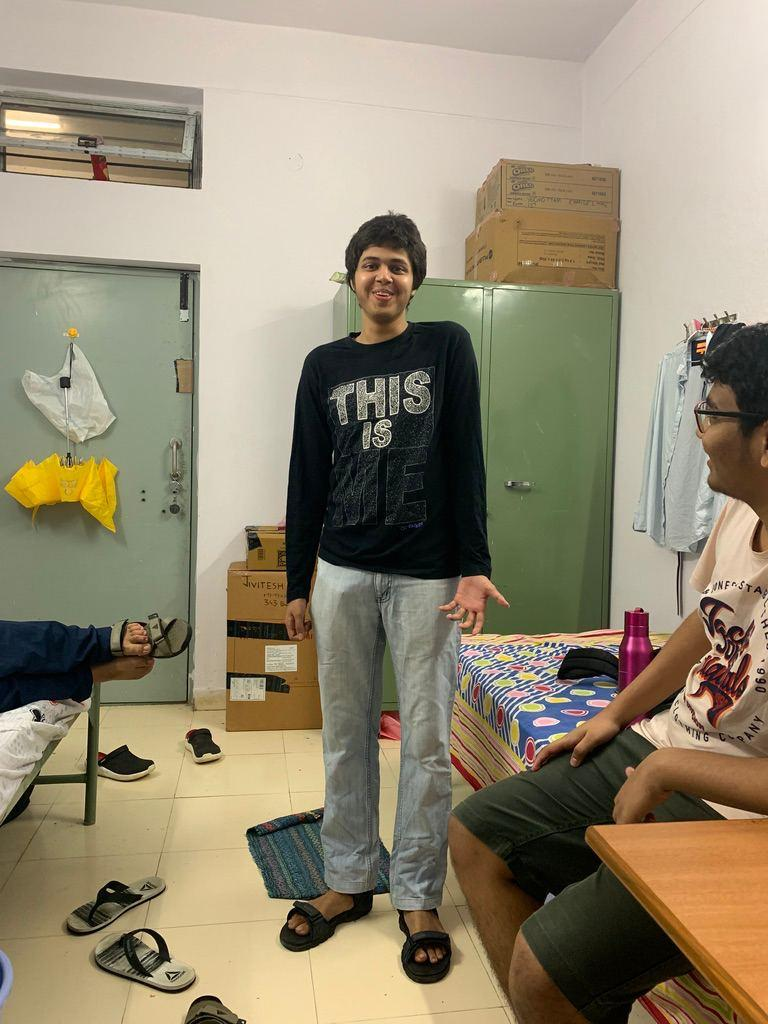
#> input picture misc/images/fullbody.jpg, 768 x 1024 px
$ jupyter execute --allow-errors misc.ipynb   (shell and % lines are left out)
#> lines starting #> are read from the running program, lines starting #| are printed output that depends on the picture; after the words box and inside, x2 and y2 are one past the last pixel; in counts of white or black regions, pixels touching at a corner belong together
[cell 1]
import sys

import cv2 as cv
import numpy as np
import matplotlib.pyplot as plt

[cell 2]
def imshow(img, ax=None, vmin=None, vmax=None, figsize=(7, 7), external=False, title=""):
    if external:
        cv.imshow("imshow", img)

        while 1:
            if cv.waitKey(0) & 0xFF == ord("q"):
                break

        cv.destroyAllWindows()
        return

    gray = False

    if len(img.shape) == 2:
        gray = True
    if img.shape == 3 and img.shape[-1] == 1:
        gray = True

    # trying to remove as much as possible
    if ax is None:
        _, ax = plt.subplots(figsize=figsize)
    ax.get_xaxis().set_visible(False)
    ax.get_yaxis().set_visible(False)
    ax.set_title(title)
    ax.autoscale(tight=True)

    if gray:
        ax.imshow(img, cmap="gray", vmin=vmin, vmax=vmax)
    else:
        ax.imshow(img[:, :, ::-1], vmin=vmin, vmax=vmax)

## Color Conversion from RGB to CIE L\*a\*b\*

[cell 3]
def f(X):

    X = X.copy()

    mask1 = (X >  0.008856)
    mask2 = (X <= 0.008856)

    X[mask1] = X[mask1]**(1/3)
    X[mask2] = (7.787*X[mask2]) + (16/116)

    return X

def rgb2lab(img):

    img = img.astype('float64')
    img /= 255.

    img = img**2.2


    X = (img[:,:,0] * 0.412453) + (img[:,:,1] * 0.357580) + (img[:,:,2] * 0.180423)
    Y = (img[:,:,0] * 0.212671) + (img[:,:,1] * 0.715160) + (img[:,:,2] * 0.072169)
    Z = (img[:,:,0] * 0.019334) + (img[:,:,1] * 0.119193) + (img[:,:,2] * 0.950227)

    Xn = 0.950456
    Zn = 1.088754
    delta = 0

    X /= Xn
    Z /= Zn

    mask1 = (Y >  0.008856)
    mask2 = (Y <= 0.008856)

    L = Y.copy()
    L[mask1] = (116*(L[mask1]**(1/3)) - 16)
    L[mask2] = 903.3*L[mask2]

    a = 500 * (f(X) - f(Y)) + delta
    b = 200 * (f(Y) - f(Z)) + delta

    L = L*(255/100)
    a = a + 128
    b = b + 128

    return np.round(np.dstack([L,a,b])).astype('uint8')

## Color Correction

### Contrast Limited Adaptive Histogram Equalization (CLAHE)

[cell 4]
def _interpolate(c_sub_bin, map_ul, map_ur, map_dl, map_dr, x_frame_size, y_frame_size):

    c_sub_image = np.zeros(c_sub_bin.shape)

    for i in range(x_frame_size):
        i_inv = x_frame_size-i
        for j in range(y_frame_size):
            j_inv = y_frame_size-j

            val = c_sub_bin[i,j].astype(int)
            c_sub_image[i,j] = i_inv*(j_inv*map_ul[val] + \
                                          j*map_ur[val])+ \
                                i*(j_inv*map_dl[val] + \
                                   j*map_dr[val])

    return (c_sub_image/(x_frame_size*y_frame_size)).astype('int32')

def generate_histograms(bins, n_bins, grid_x_divs, grid_y_divs, x_frame_size, y_frame_size):

    hist = np.zeros((grid_x_divs,grid_y_divs,n_bins))

    for i in range(grid_x_divs):
        for j in range(grid_y_divs):

            # gets the current frame (it's binned values)
            c_bin = bins[i*x_frame_size : (i+1)*x_frame_size,
                         j*y_frame_size : (j+1)*y_frame_size]
            c_bin = c_bin.astype('int32')

            # updates the current frame's histogram
            for p in range(x_frame_size):
                for q in range(y_frame_size):
                    hist[i,j,c_bin[p,q]]+=1

    return hist

def clip_histogram(hist, clip_limit, n_bins, grid_x_divs, grid_y_divs):

    for i in range(grid_x_divs):
        for j in range(grid_y_divs):

            total_overflow = 0
            for c_bin in range(n_bins):
                overflow = hist[i,j,c_bin] - clip_limit
                if overflow > 0:
                    total_overflow += overflow

            # to redistribute intensities across each bin
            inc_bin_val = total_overflow/n_bins

            # new upper limit for each bin based on how the redistribution has to be done
            upper = clip_limit - inc_bin_val

            # redistributing
            for c_bin in range(n_bins):
                if hist[i,j,c_bin] > clip_limit:
                    hist[i,j,c_bin] = clip_limit
                else:
                    if hist[i,j,c_bin] > upper:
                        total_overflow -= (hist[i,j,c_bin] - upper)
                        hist[i,j,c_bin] = clip_limit
                    else:
                        hist[i,j,c_bin] += inc_bin_val
                        total_overflow -= inc_bin_val

            # if there is still some overflow, then uniformly divide the overflow into each bin
            if total_overflow > 0:

                div_uniform = max(1, 1+total_overflow//n_bins)

                for c_bin in range(n_bins):
                    hist[i,j,c_bin] += div_uniform
                    total_overflow -= div_uniform
                    if total_overflow <= 0:
                        break
    return hist

def create_eq_mappings(hist, n_bins, frame_size, grid_x_divs, grid_y_divs):
    max_val = 255
    min_val = 0

    maps = np.zeros((grid_x_divs,grid_y_divs,n_bins))
    scale = (max_val - min_val)/float(frame_size)

    for i in range(grid_x_divs):
        for j in range(grid_y_divs):

            c_sum = 0
            for c_bin in range(n_bins):
                c_sum += hist[i,j,c_bin]
                maps[i,j,c_bin] = np.clip((c_sum * scale) + min_val, \
                                          min_val, \
                                          max_val)
    return maps

def interpolate(res, maps, bins, grid_x_divs, grid_y_divs, x_frame_size, y_frame_size):
    x_offset = 0
    for i in range(grid_x_divs):

        x_up = max(0,i-1)
        x_down = min(i, grid_x_divs-1)

        y_offset = 0
        for j in range(grid_y_divs):

            y_left = max(0,j-1)
            y_right = min(j, grid_y_divs-1)

            map_ul = maps[x_up, y_left]
            map_ur = maps[x_up, y_right]
            map_dl = maps[x_down, y_left]
            map_dr = maps[x_down, y_right]

            c_sub_bin = bins[x_offset : x_offset + x_frame_size, \
                             y_offset : y_offset + y_frame_size
                            ]

            c_sub_image = _interpolate(c_sub_bin, map_ul, map_ur, map_dl, map_dr, \
                                      x_frame_size, y_frame_size
                                     )

            res[x_offset : x_offset+x_frame_size, y_offset : y_offset+y_frame_size] = c_sub_image
            y_offset += y_frame_size
        x_offset += x_frame_size

    return res


def clahe(img, clip_limit=3.0, n_bins=256, grid=(7,7)):

    h,w = img.shape
    grid_x_divs, grid_y_divs = list(map(lambda x: int(x), grid))

    # find amount of padding needed and apply
    padding_x = grid_x_divs - int(h % grid_x_divs)
    padding_y = grid_y_divs - int(w % grid_y_divs)

    if padding_x!=0:
        img = np.append(img,np.zeros((padding_x,img.shape[1])).astype(int),axis=0)
    if padding_y!=0:
        img = np.append(img,np.zeros((img.shape[0],padding_y)).astype(int),axis=1)

    # initialize result
    res = np.zeros(img.shape)

    # get size of each cell/frame in the grid
    x_frame_size = int(img.shape[0]/grid_x_divs)
    y_frame_size = int(img.shape[1]/grid_y_divs)
    frame_size = x_frame_size*y_frame_size

    # set clip limit
    clip_limit = max(5,clip_limit*x_frame_size*y_frame_size/n_bins)

    # generate Look Up Table and put pixel intensities into their bins
    bin_size = 256./n_bins
    LUT = (np.arange(256)/bin_size).astype('int32')
    bins = LUT[img]

    # creating separate histograms for each frame/cell
    hist = generate_histograms(bins, n_bins, grid_x_divs, grid_y_divs, x_frame_size, y_frame_size)

    # clipping the histogram to limit contrast
    hist = clip_histogram(hist, clip_limit, n_bins, grid_x_divs, grid_y_divs)

    # creating the equalization mapping
    maps = create_eq_mappings(hist, n_bins, frame_size, grid_x_divs, grid_y_divs)

    # Interpolating the values from surrounding frames
    res = interpolate(res, maps, bins, grid_x_divs, grid_y_divs, x_frame_size, y_frame_size)

    # return result without padding
    return res[:h, :w].astype('uint8')

[cell 5]
def apply_clahe(img, clip_limit=3.0, n_bins=256, grid=(7,7)):

    img = img[:,:,::-1]
    img_lab = rgb2lab(img)

    clahe_L = clahe(img_lab[:,:,0], clip_limit, n_bins, grid)

    img_clahe = np.dstack([clahe_L, img_lab[:,:,1], img_lab[:,:,2]])
    return cv.cvtColor(img_clahe, cv.COLOR_LAB2BGR)

## CLAHE Implemention

The above writen `apply_clahe()` function takes in 4 inputs:
* The input image in **BGR** format
* The clip limit for contrast limiting
* Number of bins to divide the image into
* Grid size to be used while performing adaptive histogram equalization

The `clahe()` function performs the following 4 step process to perform color correction:
* Divides the image into frames/cells using the grid values passed to the function
* Creates a separate histogram for each cell/frame after binning the values based on the value passed to the function
* The histogram equalization mapping for each cell/frame is also generated
* Next, the contrast of the image is limited by clipping bin values if they are above a 'clip limit'
* Finally, adaptive histogram equalization is performed by interpolating the value for each frame by using neighboring frames

# Stage 1: Color correction

[cell 6]
img = cv.imread("images/fullbody.jpg")
#> img is the input picture: shape (1024, 768, 3); mean B, G, R 113.8, 136.8, 147.2

clahe_img = apply_clahe(img)
#> in rgb2lab, `mask1 = (Y >  0.008856)`:
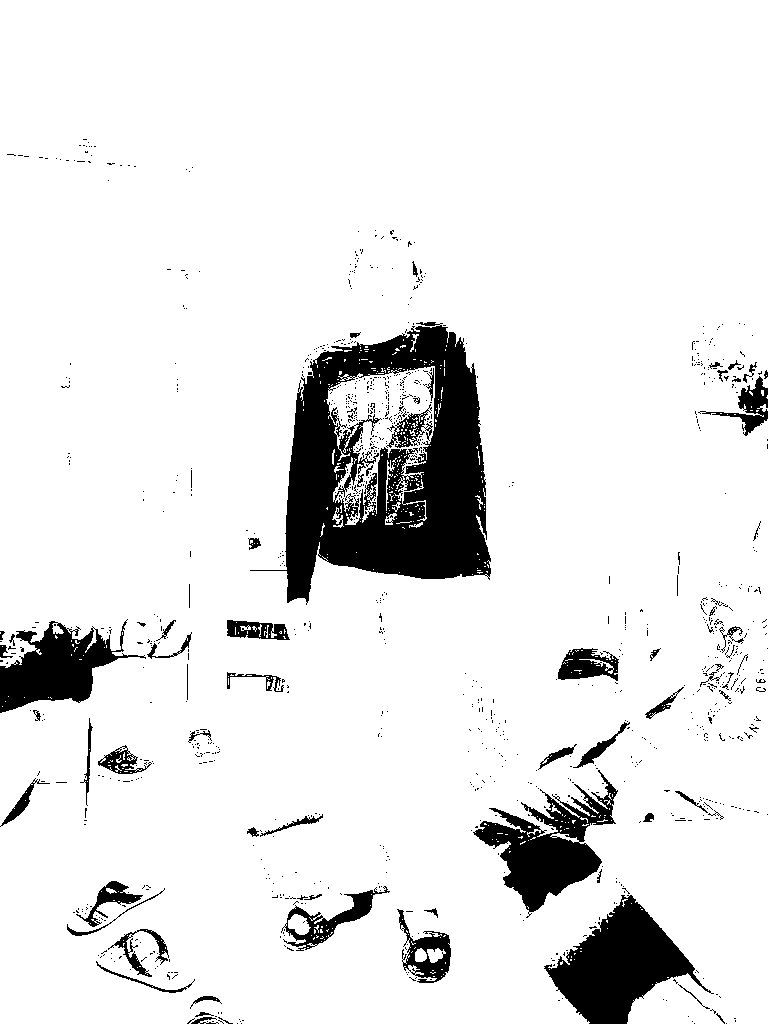
#> mask1: shape (1024, 768) bool; 90.5% white; 1046 black regions (975 under 20 px), largest, box (x1, y1, x2, y2) and area: (250, 322, 491, 605) 33733, (544, 895, 714, 1024) 9922, (473, 770, 618, 918) 7941
#> in f (call 4), `X[mask2] = (7.787*X[mask2]) + (16/116)`:
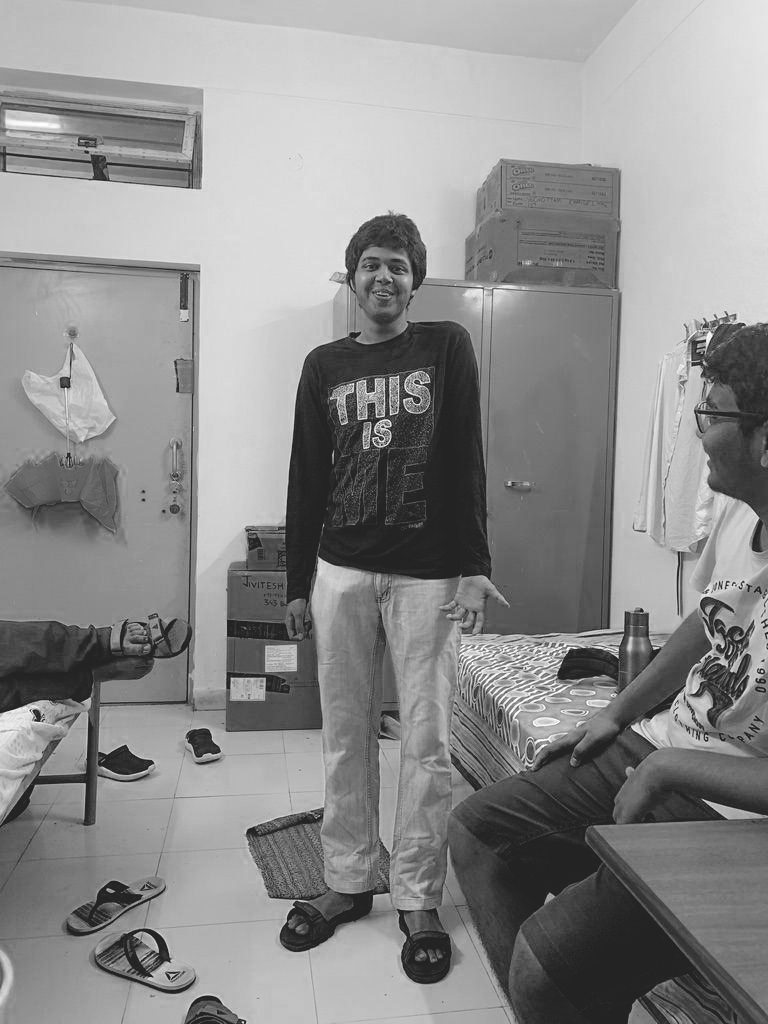
#> X: shape (1024, 768) float64; min 0.138, max 1, mean 0.553
#> in rgb2lab, `return np.round(np.dstack([L,a,b])).astype('uint8')`:
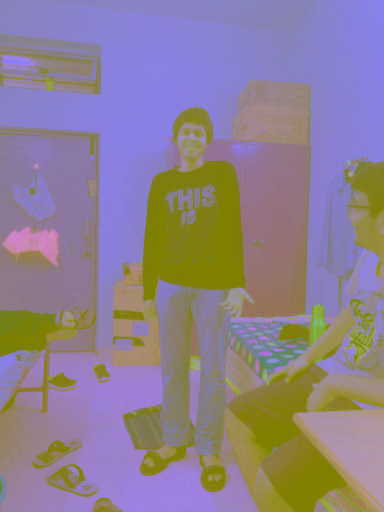
#> returned value: shape (1024, 768, 3) (shown at 1/2 size); mean of channels 0, 1, 2 143.4, 128.6, 142; drawn as B, G, R
#> after the loop in interpolate, `for i in range(grid_x_divs):`:
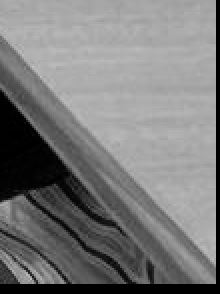
#> c_sub_bin: shape (147, 110) int32 (shown 2 times larger); min 0, max 192, mean 122.2
#> after the loop in interpolate, `for i in range(grid_x_divs):`:
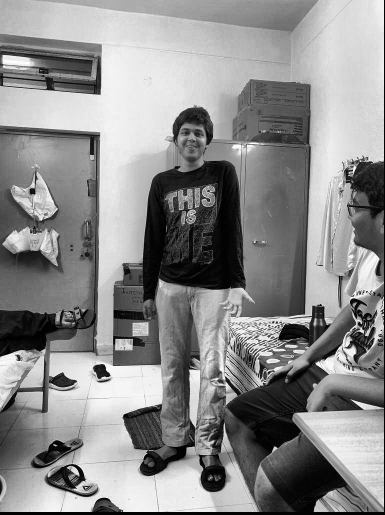
#> res: shape (1029, 770) float64 (shown at 1/2 size); min 0, max 255, mean 140.1
#> after the loop in interpolate, `for i in range(grid_x_divs):`: x_offset = 1029
_, (ax1, ax2) = plt.subplots(1, 2, figsize=(15, 15))
imshow(img, ax=ax1)
imshow(clahe_img, ax=ax2)
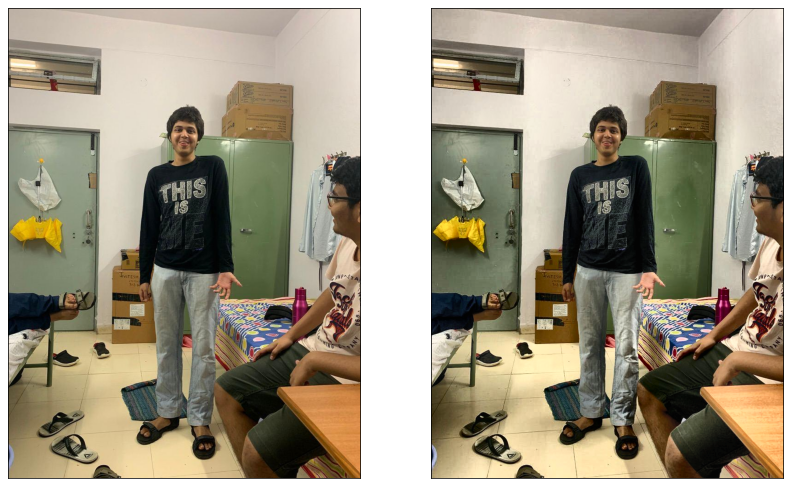
#> figure drawn by matplotlib, 2 panels

# Stage 2: Face and Body Detection

[cell 7]
def draw_box(img, bounding_box):
    img = img.copy()
    x, y, w, h = bounding_box

    return cv.rectangle(img, (x, y), (x+w, y+h), (255, 0, 0), 3)

[cell 8]
def get_face(img):
    img = img.copy()
    img_gray = cv.cvtColor(img, cv.COLOR_BGR2GRAY)

    face_cascade = cv.CascadeClassifier()

    if not face_cascade.load(cv.samples.findFile("./haarcascade_frontalface_default.xml")):
        print("--(!)Error loading face cascade")
        sys.exit(1)

    try:
        face = face_cascade.detectMultiScale(img_gray)[0]
    except IndexError as e:
        print(e)
        print("--(!)No faces detected")
        sys.exit(1)

    return face

[cell 9]
def get_body(img, face_bounds):
    # image height
    hi = img.shape[0]

    # face bounds
    xf, yf, wf, hf = face_bounds

    # x_body_left = x_face_left - wf
    x = xf - wf
    # y_body_top = y_face_top - hf
    y = yf - hf
    w = 3 * wf
    h = hi - y

    return (x, y, w, h)

[cell 10]
face_bounds = get_face(clahe_img)
#> in get_face, `face = face_cascade.detectMultiScale(img_gray)[0]`: face = [346, 236, 75, 75]
#> face_bounds = [346, 236, 75, 75]
body_bounds = get_body(clahe_img, face_bounds)
#> in get_body, `xf, yf, wf, hf = face_bounds`: xf = 346; yf = 236; wf = 75
#> in get_body, `x = xf - wf`: x = 271
#> in get_body, `y = yf - hf`: y = 161
#> in get_body, `w = 3 * wf`: w = 225
#> in get_body, `h = hi - y`: h = 863
#> body_bounds = (271, 161, 225, 863)
boxed_face = draw_box(clahe_img, face_bounds)
#> in draw_box, `x, y, w, h = bounding_box`: x = 346; y = 236; w = 75
boxed_body = draw_box(boxed_face, body_bounds)
imshow(boxed_body)
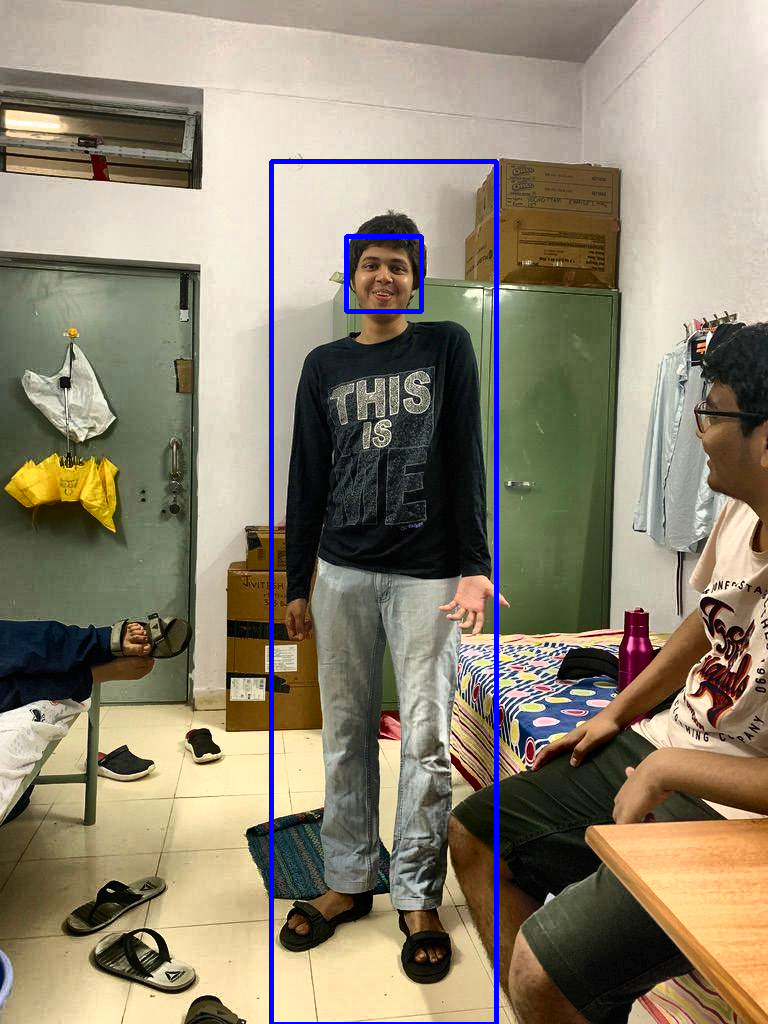
#> shown: shape (1024, 768, 3); mean R, G, B 142.7, 132.9, 113.7

[cell 11]
cv.imwrite("images/outputs/fb-detect.png", boxed_body)
cv.imwrite("images/outputs/col-corr.png", clahe_img)
#> Out = True

# Stage 3: Keypoint detection and matching

[cell 12]
# [10 lines left out: function pt_in_box, not called in this run]

[cell 13]
def get_keypoints(img, n_keypoints=1000):
    return cv.ORB_create(nfeatures=n_keypoints).detect(img)

[cell 14]
def get_descriptors(img, kps, n_keypoints=1000):
    return cv.ORB_create(nfeatures=n_keypoints).compute(img, kps)[1]

[cell 15]
def filter_keypoints(box1, box2, kps):
    """
    Only returns keypoints which are NOT in box1 or box2
    """
    return list(filter(lambda kp: not pt_in_box(kp.pt, box1) and not pt_in_box(kp.pt, box1), kps.copy()))

[cell 16]
kps = get_keypoints(clahe_img)
#> kps = 1000 keypoints; strongest (x, y, size): (726, 582, 31), (171, 975, 31), (529, 762, 31), (547, 644, 31)
print(len(kps))
#| 1000
#> (the rest of this cell did not finish here and is left out)

print(len(filtered_kps))
